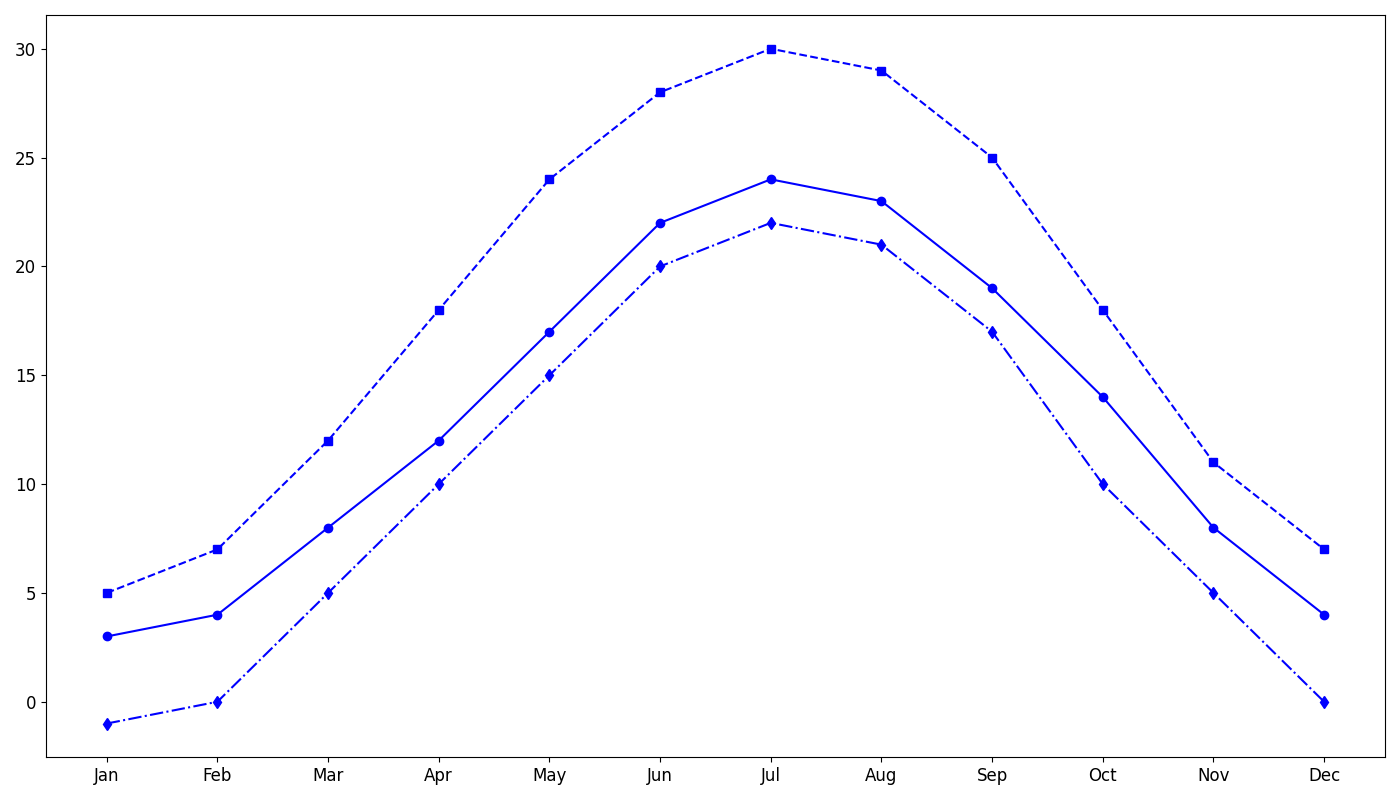

Write the Python code that produced this figure.
import matplotlib.pyplot as plt
import numpy as np

months = np.array(['Jan', 'Feb', 'Mar', 'Apr', 'May', 'Jun', 'Jul', 'Aug', 'Sep', 'Oct', 'Nov', 'Dec'])
city_a_temps = np.array([3, 4, 8, 12, 17, 22, 24, 23, 19, 14, 8, 4])
city_b_temps = np.array([5, 7, 12, 18, 24, 28, 30, 29, 25, 18, 11, 7])
city_c_temps = np.array([-1, 0, 5, 10, 15, 20, 22, 21, 17, 10, 5, 0])

fig, ax = plt.subplots(figsize=(14, 8))

# Use a consistent color for all city temperature plots
common_color = 'b'
ax.plot(months, city_a_temps, marker='o', linestyle='-', color=common_color)
ax.plot(months, city_b_temps, marker='s', linestyle='--', color=common_color)
ax.plot(months, city_c_temps, marker='d', linestyle='-.', color=common_color)

ax.grid(False)

plt.xticks(fontsize=12)
plt.yticks(fontsize=12)

plt.tight_layout()
plt.show()
